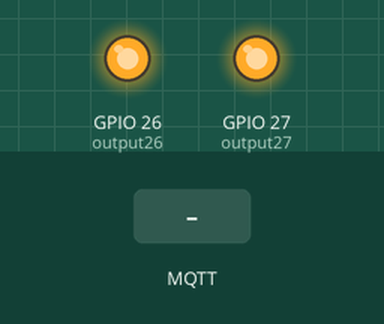
Recording of a sketch running on a simulated ESP32. Parts: output pins drawn as LEDs (lit = HIGH). Inputs (shaded band) come from the test bench. WiFi joins after 1.5 s; servers stay silent unless stated; EEPROM starts erased; no MQTT or app messages arrive unless stated; what the sketch prints to the serial monitor is not drawn.

Above: at 2.7 s.
2.8 s: MQTT message "ON" arrives on the third subscribed topic
At 3.5 s:
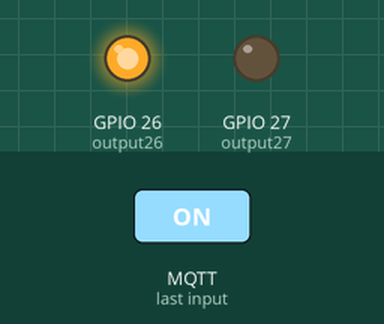
4.3 s: MQTT message "OFF" arrives on the third subscribed topic
At 4.8 s:
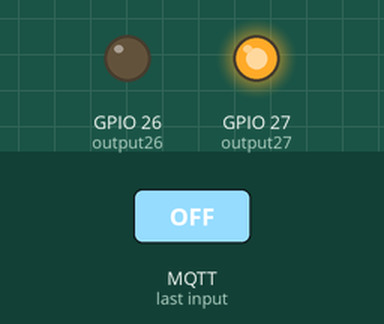
Timing chart, 0 to 9.9 s (numbered marks = the images above; inputs shaded):
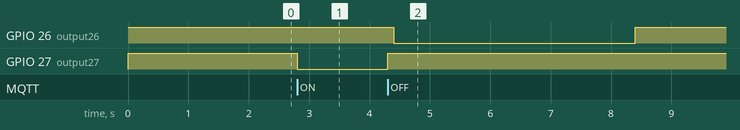

The sketch:

ChickenHouseDoor.ino
```cpp
#include <WiFi.h>
#include <PubSubClient.h>
#include <EEPROM.h>

// define the number of bytes you want to access
#define EEPROM_SIZE 1

const char* WIFI_SSID = "your wifi name";
const char* WIFI_PASSWORD = "wifipassword";

const char* mqttServer = "192.168.2.103";  // The IP of your MQTT broker
const int mqttPort = 1883;
const char* mqttUser = "username"; // Add a user to HA.
const char* mqttPassword = "password";
const char* mqttName = "chickenhouse_door";

const char* state_topic = "home/chickenhouse/door";
const char* command_topic = "home/chickenhouse/door/set";
const char* availability_topic = "home/chickenhouse/door/available";

const char* payload_on = "ON";
const char* payload_off = "OFF";

long lastMsg = 0;

unsigned long previousMillis = 0;  // Time open or close sequence started.
const long moveTime = 4000; // how long it takes to move the actuator.
bool doorState = false;
bool isMoving = false;

// Assign output variables to GPIO pins
const int output26 = 26;
const int output27 = 27;

WiFiClient wifiClient;
PubSubClient client(wifiClient);

void setup() {
  // Initialize the output variables as outputs
  pinMode(output26, OUTPUT);
  pinMode(output27, OUTPUT);
  // Set outputs to LOW
  digitalWrite(output26, HIGH);
  digitalWrite(output27, HIGH);

   // initialize EEPROM with predefined size
  EEPROM.begin(EEPROM_SIZE);

  Serial.begin(115200);
  setup_wifi();
  setup_mqtt();
}

void setup_wifi() {
  Serial.println();
  Serial.print("Connecting to ");
  Serial.println(WIFI_SSID);

  WiFi.begin(WIFI_SSID, WIFI_PASSWORD);

  while (WiFi.status() != WL_CONNECTED) {
    delay(500);
    Serial.print(".");
  }

  WiFi.setAutoReconnect(true);
  WiFi.persistent(true);

  Serial.println("");
  Serial.println("WiFi connected");
  Serial.println("IP address: ");
  Serial.println(WiFi.localIP());
}

void setup_mqtt() {
  client.setServer(mqttServer, 1883);
  client.setCallback(callback);
}

void callback(char* topic, byte* message, unsigned int length) {
  Serial.print("Message arrived on topic: ");
  Serial.print(topic);
  Serial.print(". Message: ");
  String messageTemp;

  for (int i = 0; i < length; i++) {
    Serial.print((char)message[i]);
    messageTemp += (char)message[i];
  }
  Serial.println();

  // Changes the output state according to the message
  if (String(topic) == command_topic) {
      if (messageTemp == "ON"){
        openDoor();
      }
      if (messageTemp == "OFF"){
        closeDoor();
      }
  }
}

void reconnect() {
  // Loop until we're reconnected
  while (!client.connected()) {
    Serial.print("Attempting MQTT connection...");
    // Attempt to connect
    if (client.connect(mqttName, mqttUser, mqttPassword)) {
      Serial.println("connected");
      // Subscribe
      client.subscribe(availability_topic);
      client.subscribe(state_topic);
      client.subscribe(command_topic);
      client.publish(availability_topic, "online");

      // read the last door state from flash memory
      doorState = EEPROM.read(0);

      if(doorState == true){
        client.publish(state_topic, "ON");
      }
      else{
        client.publish(state_topic, "OFF");
      }
    } else {
      Serial.print("failed, rc=");
      Serial.print(client.state());
      Serial.println(" try again in 5 seconds");
      // Wait 5 seconds before retrying
      delay(5000);
    }
  }
}

// This is supposed to turn off the relays after the actuator is done moving.
void checkRelays() {
  unsigned long currentMillis = millis();
  if (currentMillis - previousMillis >= moveTime && isMoving) {
    isMoving = false;
    Serial.println("Turning off the relays.");
    stop();
  }
}

void startMoving() {
  previousMillis = millis();
  isMoving = true;
}

void stop() {
  Serial.println("Stopping");
  digitalWrite(output26, HIGH);
  digitalWrite(output27, HIGH);
  isMoving = false;
}

void openDoor() {
  if (isMoving) {
    stop();
    Serial.println("Was moving. Waiting 100 ms");
      delay(100);
  }
  Serial.println("Opening Door");
  startMoving();
  doorState = true;
  digitalWrite(output26, HIGH);
  digitalWrite(output27, LOW);
}

void closeDoor() {
  if (isMoving) {
    stop();
    Serial.println("Was moving. Waiting 100 ms");
      delay(100);
  }
  Serial.println("Closing Door");
  startMoving();
  doorState = false;
  digitalWrite(output26, LOW);
  digitalWrite(output27, HIGH);
}

void writeToEprom(bool doorState){
    EEPROM.write(0, doorState);
    EEPROM.commit();
}

void loop() {
  if (!client.connected()) {
    reconnect();
  }
  client.loop();
  checkRelays();
}
```

Measured:
- after the input at 2.8 s, GPIO 27 (output27): HIGH → LOW at once
- after the input at 4.3 s, GPIO 26 (output26): HIGH → LOW after 0.10 s, → HIGH 4.0 s later; GPIO 27 (output27): LOW → HIGH after 0.00 s instead of 2.5 s
